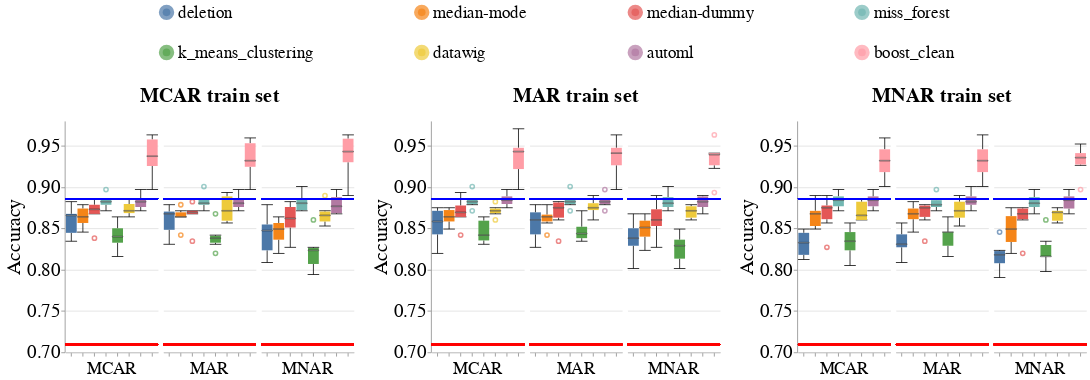

The notebook cell saved with this chart:
### Code cell
create_box_plots_for_diff_imputers_v2(dataset_name=DATASET_NAME,
                                      model_name='gandalf_clf',
                                      metric_name='accuracy',
                                      db_client=db_client)

### Figure 1 — Vega-Lite specification as saved in the notebook (floating-point values rounded to 4 significant figures; data arrays with more than 128 entries replaced by an {"elided": "..."} marker saying what was removed)
{"config": {"view": {"continuousWidth": 400, "continuousHeight": 300, "stroke": null}, "axis": {"labelFontSize": 24, "labelFontWeight": "normal", "titleFontSize": 26, "titleFontWeight": "normal"}, "facet": {"spacing": 5}, "header": {"labelFontSize": 22, "labelOrient": "bottom", "labelPadding": 5, "titleFontSize": 26}, "legend": {"columns": 4, "direction": "horizontal", "labelFontSize": 22, "labelLimit": 400, "orient": "top", "symbolOffset": 120, "symbolStrokeWidth": 10, "titleAnchor": "middle", "titleFontSize": 24, "titleLimit": 300}, "title": {"fontSize": 26}}, "hconcat": [{"facet": {"column": {"field": "Test_Injection_Strategy", "sort": ["MCAR", "MAR", "MNAR"], "title": "MCAR train set", "type": "nominal"}}, "spec": {"layer": [{"mark": {"type": "boxplot", "median": {"stroke": "black", "strokeWidth": 0.7}, "ticks": true}, "encoding": {"color": {"field": "Null_Imputer_Name", "sort": ["deletion", "median-mode", "median-dummy", "miss_forest", "k_means_clustering", "datawig", "automl", "boost_clean"], "title": null, "type": "nominal"}, "x": {"axis": {"labels": false}, "field": "Null_Imputer_Name", "sort": ["deletion", "median-mode", "median-dummy", "miss_forest", "k_means_clustering", "datawig", "automl", "boost_clean"], "title": null, "type": "nominal"}, "y": {"field": "Metric_Value", "scale": {"zero": false}, "title": "Accuracy", "type": "quantitative"}}}, {"mark": "rule", "encoding": {"color": {"value": "blue"}, "size": {"value": 2}, "y": {"field": "Baseline_Median", "type": "quantitative"}}}, {"mark": "rule", "encoding": {"color": {"value": "red"}, "size": {"value": 2}, "y": {"field": "Base_Rate", "type": "quantitative"}}}], "width": 120}}, {"data": {"name": "data-fe88094c8c926dce880700fb2b36ae13"}, "facet": {"column": {"field": "Test_Injection_Strategy", "sort": ["MCAR", "MAR", "MNAR"], "title": "MAR train set", "type": "nominal"}}, "spec": {"layer": [{"mark": {"type": "boxplot", "median": {"stroke": "black", "strokeWidth": 0.7}, "ticks": true}, "encoding": {"color": {"field": "Null_Imputer_Name", "sort": ["deletion", "median-mode", "median-dummy", "miss_forest", "k_means_clustering", "datawig", "automl", "boost_clean"], "title": null, "type": "nominal"}, "x": {"axis": {"labels": false}, "field": "Null_Imputer_Name", "sort": ["deletion", "median-mode", "median-dummy", "miss_forest", "k_means_clustering", "datawig", "automl", "boost_clean"], "title": null, "type": "nominal"}, "y": {"field": "Metric_Value", "scale": {"zero": false}, "title": "Accuracy", "type": "quantitative"}}}, {"mark": "rule", "encoding": {"color": {"value": "blue"}, "size": {"value": 2}, "y": {"field": "Baseline_Median", "type": "quantitative"}}}, {"mark": "rule", "encoding": {"color": {"value": "red"}, "size": {"value": 2}, "y": {"field": "Base_Rate", "type": "quantitative"}}}], "width": 120}}, {"data": {"name": "data-f77ea91845fb6232882b038e9c91052e"}, "facet": {"column": {"field": "Test_Injection_Strategy", "sort": ["MCAR", "MAR", "MNAR"], "title": "MNAR train set", "type": "nominal"}}, "spec": {"layer": [{"mark": {"type": "boxplot", "median": {"stroke": "black", "strokeWidth": 0.7}, "ticks": true}, "encoding": {"color": {"field": "Null_Imputer_Name", "sort": ["deletion", "median-mode", "median-dummy", "miss_forest", "k_means_clustering", "datawig", "automl", "boost_clean"], "title": null, "type": "nominal"}, "x": {"axis": {"labels": false}, "field": "Null_Imputer_Name", "sort": ["deletion", "median-mode", "median-dummy", "miss_forest", "k_means_clustering", "datawig", "automl", "boost_clean"], "title": null, "type": "nominal"}, "y": {"field": "Metric_Value", "scale": {"zero": false}, "title": "Accuracy", "type": "quantitative"}}}, {"mark": "rule", "encoding": {"color": {"value": "blue"}, "size": {"value": 2}, "y": {"field": "Baseline_Median", "type": "quantitative"}}}, {"mark": "rule", "encoding": {"color": {"value": "red"}, "size": {"value": 2}, "y": {"field": "Base_Rate", "type": "quantitative"}}}], "width": 120}}], "data": {"name": "data-8952f8b5706990a7e35ba07fe71ab376"}, "resolve": {"scale": {"y": "shared"}}, "$schema": "https://vega.github.io/schema/vega-lite/v4.17.0.json", "datasets": {"data-8952f8b5706990a7e35ba07fe71ab376": {"elided": "144 records"}, "data-fe88094c8c926dce880700fb2b36ae13": {"elided": "144 records"}, "data-f77ea91845fb6232882b038e9c91052e": {"elided": "144 records"}}}
